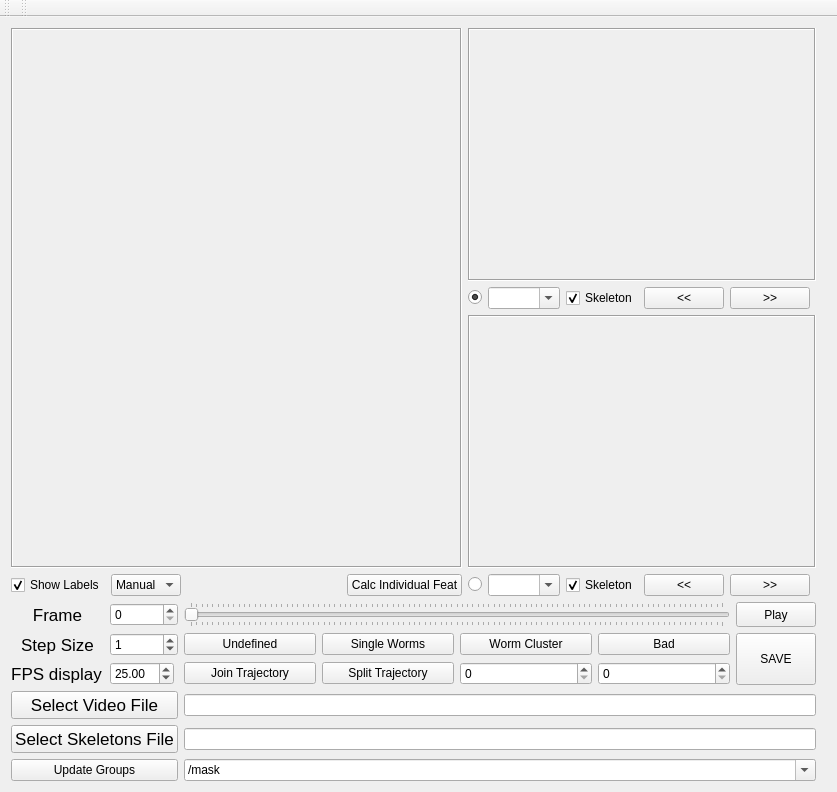
<?xml version="1.0" encoding="UTF-8"?>
<ui version="4.0">
 <class>ImageViewer</class>
 <widget class="QMainWindow" name="ImageViewer">
  <property name="geometry">
   <rect>
    <x>0</x>
    <y>0</y>
    <width>837</width>
    <height>792</height>
   </rect>
  </property>
  <property name="sizePolicy">
   <sizepolicy hsizetype="Preferred" vsizetype="Fixed">
    <horstretch>0</horstretch>
    <verstretch>0</verstretch>
   </sizepolicy>
  </property>
  <property name="windowTitle">
   <string>ImageViewer</string>
  </property>
  <property name="layoutDirection">
   <enum>Qt::LeftToRight</enum>
  </property>
  <widget class="QWidget" name="centralWidget">
   <property name="enabled">
    <bool>true</bool>
   </property>
   <layout class="QGridLayout" name="gridLayout_4">
    <item row="1" column="0">
     <layout class="QGridLayout" name="gridLayout">
      <item row="0" column="1">
       <widget class="QSpinBox" name="spinBox_frame"/>
      </item>
      <item row="3" column="3" colspan="5">
       <widget class="QLineEdit" name="lineEdit_video">
        <property name="text">
         <string/>
        </property>
       </widget>
      </item>
      <item row="3" column="0" colspan="2">
       <widget class="QPushButton" name="pushButton_video">
        <property name="sizePolicy">
         <sizepolicy hsizetype="Expanding" vsizetype="Fixed">
          <horstretch>0</horstretch>
          <verstretch>0</verstretch>
         </sizepolicy>
        </property>
        <property name="font">
         <font>
          <pointsize>13</pointsize>
         </font>
        </property>
        <property name="text">
         <string>Select Video File</string>
        </property>
       </widget>
      </item>
      <item row="0" column="0">
       <widget class="QLabel" name="label_frame">
        <property name="font">
         <font>
          <pointsize>13</pointsize>
         </font>
        </property>
        <property name="text">
         <string>Frame</string>
        </property>
        <property name="alignment">
         <set>Qt::AlignCenter</set>
        </property>
       </widget>
      </item>
      <item row="4" column="0" colspan="2">
       <widget class="QPushButton" name="pushButton_skel">
        <property name="sizePolicy">
         <sizepolicy hsizetype="Expanding" vsizetype="Fixed">
          <horstretch>0</horstretch>
          <verstretch>0</verstretch>
         </sizepolicy>
        </property>
        <property name="font">
         <font>
          <pointsize>13</pointsize>
         </font>
        </property>
        <property name="text">
         <string>Select Skeletons File</string>
        </property>
       </widget>
      </item>
      <item row="4" column="3" colspan="5">
       <widget class="QLineEdit" name="lineEdit_skel"/>
      </item>
      <item row="0" column="7">
       <widget class="QPushButton" name="playButton">
        <property name="sizePolicy">
         <sizepolicy hsizetype="Minimum" vsizetype="Minimum">
          <horstretch>0</horstretch>
          <verstretch>0</verstretch>
         </sizepolicy>
        </property>
        <property name="text">
         <string>Play</string>
        </property>
        <property name="checkable">
         <bool>false</bool>
        </property>
       </widget>
      </item>
      <item row="1" column="1">
       <widget class="QSpinBox" name="spinBox_step">
        <property name="maximum">
         <number>100000</number>
        </property>
        <property name="value">
         <number>1</number>
        </property>
       </widget>
      </item>
      <item row="2" column="0">
       <widget class="QLabel" name="label_fps">
        <property name="sizePolicy">
         <sizepolicy hsizetype="Maximum" vsizetype="Preferred">
          <horstretch>0</horstretch>
          <verstretch>0</verstretch>
         </sizepolicy>
        </property>
        <property name="font">
         <font>
          <pointsize>13</pointsize>
         </font>
        </property>
        <property name="text">
         <string>FPS display</string>
        </property>
        <property name="alignment">
         <set>Qt::AlignCenter</set>
        </property>
       </widget>
      </item>
      <item row="2" column="1">
       <widget class="QDoubleSpinBox" name="doubleSpinBox_fps">
        <property name="sizePolicy">
         <sizepolicy hsizetype="Maximum" vsizetype="Fixed">
          <horstretch>0</horstretch>
          <verstretch>0</verstretch>
         </sizepolicy>
        </property>
        <property name="maximum">
         <double>100.000000000000000</double>
        </property>
        <property name="value">
         <double>25.000000000000000</double>
        </property>
       </widget>
      </item>
      <item row="5" column="3" colspan="5">
       <widget class="QComboBox" name="comboBox_h5path">
        <property name="editable">
         <bool>true</bool>
        </property>
        <item>
         <property name="text">
          <string>/mask</string>
         </property>
        </item>
        <item>
         <property name="text">
          <string>/full_data</string>
         </property>
        </item>
       </widget>
      </item>
      <item row="1" column="0">
       <widget class="QLabel" name="label_step">
        <property name="font">
         <font>
          <pointsize>13</pointsize>
         </font>
        </property>
        <property name="text">
         <string>Step Size</string>
        </property>
        <property name="alignment">
         <set>Qt::AlignCenter</set>
        </property>
       </widget>
      </item>
      <item row="2" column="5">
       <widget class="QSpinBox" name="spinBox_join1">
        <property name="showGroupSeparator" stdset="0">
         <bool>false</bool>
        </property>
        <property name="maximum">
         <number>999999999</number>
        </property>
       </widget>
      </item>
      <item row="2" column="6">
       <widget class="QSpinBox" name="spinBox_join2">
        <property name="maximum">
         <number>999999999</number>
        </property>
       </widget>
      </item>
      <item row="2" column="3">
       <widget class="QPushButton" name="pushButton_join">
        <property name="text">
         <string>Join Trajectory</string>
        </property>
       </widget>
      </item>
      <item row="2" column="4">
       <widget class="QPushButton" name="pushButton_split">
        <property name="text">
         <string>Split Trajectory</string>
        </property>
       </widget>
      </item>
      <item row="1" column="7" rowspan="2">
       <widget class="QPushButton" name="pushButton_save">
        <property name="sizePolicy">
         <sizepolicy hsizetype="Maximum" vsizetype="Minimum">
          <horstretch>0</horstretch>
          <verstretch>0</verstretch>
         </sizepolicy>
        </property>
        <property name="text">
         <string>SAVE</string>
        </property>
       </widget>
      </item>
      <item row="1" column="3">
       <widget class="QPushButton" name="pushButton_U">
        <property name="text">
         <string>Undefined</string>
        </property>
       </widget>
      </item>
      <item row="1" column="4">
       <widget class="QPushButton" name="pushButton_W">
        <property name="text">
         <string>Single Worms</string>
        </property>
       </widget>
      </item>
      <item row="1" column="5">
       <widget class="QPushButton" name="pushButton_WS">
        <property name="text">
         <string>Worm Cluster</string>
        </property>
       </widget>
      </item>
      <item row="1" column="6">
       <widget class="QPushButton" name="pushButton_B">
        <property name="text">
         <string>Bad</string>
        </property>
       </widget>
      </item>
      <item row="5" column="0" colspan="2">
       <widget class="QPushButton" name="pushButton_h5groups">
        <property name="text">
         <string>Update Groups</string>
        </property>
       </widget>
      </item>
      <item row="0" column="3" colspan="4">
       <widget class="QSlider" name="imageSlider">
        <property name="sizePolicy">
         <sizepolicy hsizetype="Expanding" vsizetype="Fixed">
          <horstretch>0</horstretch>
          <verstretch>0</verstretch>
         </sizepolicy>
        </property>
        <property name="cursor">
         <cursorShape>OpenHandCursor</cursorShape>
        </property>
        <property name="mouseTracking">
         <bool>true</bool>
        </property>
        <property name="autoFillBackground">
         <bool>false</bool>
        </property>
        <property name="maximum">
         <number>100</number>
        </property>
        <property name="orientation">
         <enum>Qt::Horizontal</enum>
        </property>
        <property name="invertedAppearance">
         <bool>false</bool>
        </property>
        <property name="invertedControls">
         <bool>false</bool>
        </property>
        <property name="tickPosition">
         <enum>QSlider::TicksBothSides</enum>
        </property>
       </widget>
      </item>
     </layout>
    </item>
    <item row="0" column="0">
     <layout class="QGridLayout" name="gridLayout_3">
      <property name="sizeConstraint">
       <enum>QLayout::SetMaximumSize</enum>
      </property>
      <item row="1" column="7">
       <widget class="QCheckBox" name="checkBox_ROI1">
        <property name="text">
         <string>Skeleton</string>
        </property>
        <property name="checked">
         <bool>true</bool>
        </property>
       </widget>
      </item>
      <item row="1" column="6">
       <widget class="QComboBox" name="comboBox_ROI1">
        <property name="editable">
         <bool>true</bool>
        </property>
       </widget>
      </item>
      <item row="2" column="5" colspan="6">
       <widget class="QLabel" name="wormCanvas2">
        <property name="sizePolicy">
         <sizepolicy hsizetype="Ignored" vsizetype="Ignored">
          <horstretch>0</horstretch>
          <verstretch>0</verstretch>
         </sizepolicy>
        </property>
        <property name="frameShape">
         <enum>QFrame::Box</enum>
        </property>
        <property name="frameShadow">
         <enum>QFrame::Sunken</enum>
        </property>
        <property name="text">
         <string/>
        </property>
       </widget>
      </item>
      <item row="4" column="5">
       <widget class="QRadioButton" name="radioButton_ROI2">
        <property name="text">
         <string/>
        </property>
       </widget>
      </item>
      <item row="4" column="7">
       <widget class="QCheckBox" name="checkBox_ROI2">
        <property name="text">
         <string>Skeleton</string>
        </property>
        <property name="checked">
         <bool>true</bool>
        </property>
       </widget>
      </item>
      <item row="4" column="0">
       <widget class="QCheckBox" name="checkBox_showLabel">
        <property name="text">
         <string>Show Labels</string>
        </property>
        <property name="checked">
         <bool>true</bool>
        </property>
       </widget>
      </item>
      <item row="1" column="5">
       <widget class="QRadioButton" name="radioButton_ROI1">
        <property name="text">
         <string/>
        </property>
        <property name="checked">
         <bool>true</bool>
        </property>
       </widget>
      </item>
      <item row="4" column="6">
       <widget class="QComboBox" name="comboBox_ROI2">
        <property name="editable">
         <bool>true</bool>
        </property>
       </widget>
      </item>
      <item row="0" column="5" colspan="6">
       <widget class="QLabel" name="wormCanvas1">
        <property name="sizePolicy">
         <sizepolicy hsizetype="Ignored" vsizetype="Ignored">
          <horstretch>0</horstretch>
          <verstretch>0</verstretch>
         </sizepolicy>
        </property>
        <property name="frameShape">
         <enum>QFrame::Box</enum>
        </property>
        <property name="frameShadow">
         <enum>QFrame::Sunken</enum>
        </property>
        <property name="text">
         <string/>
        </property>
       </widget>
      </item>
      <item row="1" column="8">
       <widget class="QPushButton" name="pushButton_ROI1_RW">
        <property name="text">
         <string>&lt;&lt;</string>
        </property>
       </widget>
      </item>
      <item row="4" column="1">
       <widget class="QComboBox" name="comboBox_labelType">
        <item>
         <property name="text">
          <string>Manual</string>
         </property>
        </item>
        <item>
         <property name="text">
          <string>Auto</string>
         </property>
        </item>
       </widget>
      </item>
      <item row="4" column="3">
       <spacer name="horizontalSpacer_2">
        <property name="orientation">
         <enum>Qt::Horizontal</enum>
        </property>
        <property name="sizeType">
         <enum>QSizePolicy::Preferred</enum>
        </property>
        <property name="sizeHint" stdset="0">
         <size>
          <width>600</width>
          <height>20</height>
         </size>
        </property>
       </spacer>
      </item>
      <item row="0" column="0" rowspan="3" colspan="5">
       <widget class="QLabel" name="imageCanvas">
        <property name="sizePolicy">
         <sizepolicy hsizetype="Ignored" vsizetype="Ignored">
          <horstretch>0</horstretch>
          <verstretch>0</verstretch>
         </sizepolicy>
        </property>
        <property name="focusPolicy">
         <enum>Qt::ClickFocus</enum>
        </property>
        <property name="frameShape">
         <enum>QFrame::Box</enum>
        </property>
        <property name="frameShadow">
         <enum>QFrame::Sunken</enum>
        </property>
        <property name="text">
         <string/>
        </property>
       </widget>
      </item>
      <item row="4" column="4">
       <widget class="QPushButton" name="pushButton_feats">
        <property name="text">
         <string>Calc Individual Feat</string>
        </property>
       </widget>
      </item>
      <item row="4" column="9">
       <widget class="QPushButton" name="pushButton_ROI2_FF">
        <property name="text">
         <string>&gt;&gt;</string>
        </property>
       </widget>
      </item>
      <item row="4" column="8">
       <widget class="QPushButton" name="pushButton_ROI2_RW">
        <property name="text">
         <string>&lt;&lt;</string>
        </property>
       </widget>
      </item>
      <item row="1" column="9">
       <widget class="QPushButton" name="pushButton_ROI1_FF">
        <property name="sizePolicy">
         <sizepolicy hsizetype="Maximum" vsizetype="Fixed">
          <horstretch>0</horstretch>
          <verstretch>0</verstretch>
         </sizepolicy>
        </property>
        <property name="text">
         <string>&gt;&gt;</string>
        </property>
       </widget>
      </item>
     </layout>
    </item>
    <item row="0" column="1">
     <spacer name="verticalSpacer_4">
      <property name="orientation">
       <enum>Qt::Vertical</enum>
      </property>
      <property name="sizeType">
       <enum>QSizePolicy::Preferred</enum>
      </property>
      <property name="sizeHint" stdset="0">
       <size>
        <width>10</width>
        <height>1000</height>
       </size>
      </property>
     </spacer>
    </item>
   </layout>
   <zorder></zorder>
   <zorder>verticalSpacer_4</zorder>
   <zorder></zorder>
  </widget>
  <widget class="QMenuBar" name="menuBar">
   <property name="geometry">
    <rect>
     <x>0</x>
     <y>0</y>
     <width>837</width>
     <height>22</height>
    </rect>
   </property>
  </widget>
  <widget class="QToolBar" name="mainToolBar">
   <attribute name="toolBarArea">
    <enum>TopToolBarArea</enum>
   </attribute>
   <attribute name="toolBarBreak">
    <bool>false</bool>
   </attribute>
  </widget>
  <widget class="QToolBar" name="toolBar">
   <property name="windowTitle">
    <string>toolBar</string>
   </property>
   <attribute name="toolBarArea">
    <enum>TopToolBarArea</enum>
   </attribute>
   <attribute name="toolBarBreak">
    <bool>false</bool>
   </attribute>
  </widget>
 </widget>
 <layoutdefault spacing="6" margin="11"/>
 <resources/>
 <connections/>
</ui>
